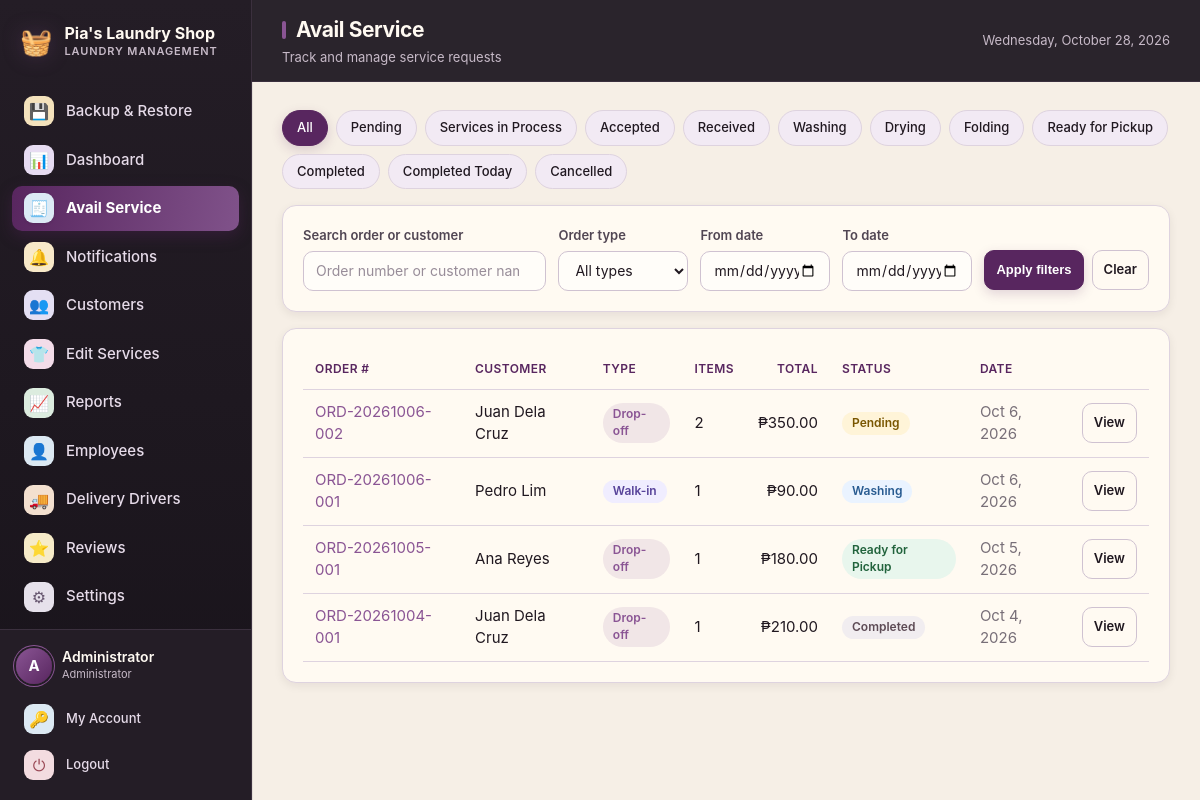
Screenshot of /orders.php (signed in) with the database file from the repository.
### tables this page shows
CREATE TABLE users (
  id          INT UNSIGNED NOT NULL AUTO_INCREMENT,
  full_name   VARCHAR(100) NOT NULL,
  username    VARCHAR(50)  NOT NULL,
  password    VARCHAR(255) NOT NULL,
  email       VARCHAR(120) DEFAULT NULL,
  phone       VARCHAR(30)  DEFAULT NULL,
  role        ENUM('admin','staff') NOT NULL DEFAULT 'staff',
  is_active   TINYINT(1)   NOT NULL DEFAULT 1,
  created_at  DATETIME     NOT NULL DEFAULT CURRENT_TIMESTAMP,
  PRIMARY KEY (id),
  UNIQUE KEY uq_users_username (username)
);

CREATE TABLE orders (
  id              INT UNSIGNED NOT NULL AUTO_INCREMENT,
  order_number    VARCHAR(40)  NOT NULL,
  customer_id     INT UNSIGNED DEFAULT NULL,
  customer_name   VARCHAR(100) DEFAULT NULL,
  pickup_address  VARCHAR(255) DEFAULT NULL,
  delivery_address VARCHAR(255) DEFAULT NULL,
  order_type      VARCHAR(30) NOT NULL DEFAULT 'walk_in',
  status          ENUM('pending','washing','ready','picked_up','cancelled') NOT NULL DEFAULT 'pending',
  subtotal        DECIMAL(10,2) NOT NULL DEFAULT 0.00,
  discount        DECIMAL(10,2) NOT NULL DEFAULT 0.00,
  total           DECIMAL(10,2) NOT NULL DEFAULT 0.00,
  amount_paid     DECIMAL(10,2) NOT NULL DEFAULT 0.00,
  change_due      DECIMAL(10,2) NOT NULL DEFAULT 0.00,
  payment_method  VARCHAR(30)  NOT NULL DEFAULT 'cash',
  expected_pickup DATETIME     DEFAULT NULL,
  notes           VARCHAR(255) DEFAULT NULL,
  created_by      INT UNSIGNED DEFAULT NULL,
  created_at      DATETIME     NOT NULL DEFAULT CURRENT_TIMESTAMP,
  updated_at      DATETIME     NOT NULL DEFAULT CURRENT_TIMESTAMP ON UPDATE CURRENT_TIMESTAMP,
  PRIMARY KEY (id),
  UNIQUE KEY uq_orders_number (order_number),
  KEY idx_orders_status (status),
  KEY idx_orders_created (created_at),
  CONSTRAINT fk_orders_customer FOREIGN KEY (customer_id) REFERENCES customers(id) ON DELETE SET NULL,
  CONSTRAINT fk_orders_user     FOREIGN KEY (created_by)  REFERENCES users(id)     ON DELETE SET NULL
);

### includes/functions.php (called while the page is built, shortened)
<?php
function e($value): string
{
    return htmlspecialchars((string) $value, ENT_QUOTES, 'UTF-8');
}
function money($amount): string
{
    return '₱' . number_format((float) $amount, 2);
}
function get_setting(string $key, string $default = ''): string
{
    static $cache = null;
    if ($cache === null) {
        $cache = [];
        foreach (db()->query("SELECT `key`, `value` FROM settings") as $row) {
            $cache[$row['key']] = (string) $row['value'];
        }
    }
    return $cache[$key] ?? $default;
}
function asset_prefix(): string
{
    static $prefix = null;
    if ($prefix !== null) {
        return $prefix;
    }
    $appRoot   = realpath(__DIR__ . '/..');
    $scriptDir = realpath(dirname($_SERVER['SCRIPT_FILENAME'] ?? __FILE__));
    $prefix = '';
    if ($appRoot && $scriptDir && strpos($scriptDir, $appRoot) === 0) {
        $rel = trim(str_replace('\\', '/', substr($scriptDir, strlen($appRoot))), '/');
    }
    return $prefix;
}
function asset(string $path): string
{
    return asset_prefix() . ltrim($path, '/');
}
function order_status_labels(): array
{
    return [
        'pending'   => 'Pending',
        'confirmed' => 'Accepted',
        'picked_up_for_service' => 'Picked Up by Driver',
        'received' => 'Received at Shop',
        'weighing' => 'Weighing',
        'washing'   => 'Washing',
        'drying' => 'Drying',
        'folding' => 'Folding',
        'ready_for_pickup' => 'Ready for Pickup',
        'out_for_delivery' => 'Out for Delivery',
        'completed' => 'Completed',
        'ready'     => 'Ready for Pickup',
        'picked_up' => 'Completed',
        'cancelled' => 'Cancelled',
        'rejected' => 'Rejected',
    ];
}

### config/database.php (called while the page is built, shortened)
<?php
function db(): PDO
{
    static $pdo = null;
    if ($pdo === null) {
        try {
            $pdoOptions = [
                PDO::ATTR_ERRMODE            => PDO::ERRMODE_EXCEPTION,
                PDO::ATTR_DEFAULT_FETCH_MODE => PDO::FETCH_ASSOC,
                PDO::ATTR_EMULATE_PREPARES   => false,
            ];
            $dsn = 'mysql:host=' . DB_HOST . ';port=' . DB_PORT . ';dbname=' . DB_NAME . ';charset=' . DB_CHARSET;
            $environmentDatabaseName = getenv('DB_NAME');
            $railwayDatabaseName = getenv('MYSQLDATABASE');
            $useAutomaticLocalSelection = ($environmentDatabaseName === false || $environmentDatabaseName === '')
                && ($railwayDatabaseName === false || $railwayDatabaseName === '');
            if ($useAutomaticLocalSelection) {
                try {
                    $pdo = new PDO($dsn, DB_USER, DB_PASS, $pdoOptions);
                } catch (PDOException $e) {
                    $isUnknownDatabase = isset($e->errorInfo[1]) && (int) $e->errorInfo[1] === 1049;
                    if (!$isUnknownDatabase) {
                        throw $e;
                    }
                    $legacyDsn = 'mysql:host=' . DB_HOST . ';port=' . DB_PORT . ';dbname=laundry_pos;charset=' . DB_CHARSET;
                    $pdo = new PDO($legacyDsn, DB_USER, DB_PASS, $pdoOptions);
                    error_log('Using legacy laundry_pos database because laundry_pias is not present.');
                }
            } else {
                $pdo = new PDO($dsn, DB_USER, DB_PASS, $pdoOptions);
            }
        } catch (PDOException $e) {
            http_response_code(500);
            exit('<h2>Database connection failed</h2>'
                . '<p>Could not connect to MySQL. Please check that:</p>'
                . '<ul>'
                . '<li>The MySQL service is <strong>running</strong> - start it from the XAMPP Control Panel, or click Start All in Laragon.</li>'
                . '<li>The database <code>' . htmlspecialchars(DB_NAME) . '</code> exists (import <code>database/laundry_pos.sql</code>).</li>'
                . '<li>Credentials in <code>config/database.php</code> match your setup.</li>'
                . '</ul>'
                . '<p style="color:#888"><small>' . htmlspecialchars($e->getMessage()) . '</small></p>');
        }
    }
    return $pdo;
}

### includes/auth.php (called while the page is built, shortened)
<?php
require_once __DIR__ . '/../config/database.php';
require_once __DIR__ . '/functions.php';
function current_user(): ?array
{
    static $user = null;
    if ($user === null) {
        $stmt = db()->prepare("SELECT * FROM users WHERE id = ? AND is_active = 1");
        $stmt->execute([$_SESSION['user_id']]);
        $user = $stmt->fetch() ?: null;
    }
    return $user;
}
function require_login(): void
{
    if (!current_user()) {
        redirect('index.php');
    }
}

### orders.php (the view, shortened to what this page needs)
<?php
require_once __DIR__ . '/includes/auth.php';
require_login();
$pdo = db();
$status  = is_string($_GET['status'] ?? null) ? $_GET['status'] : '';
$search  = is_string($_GET['search'] ?? null) ? trim($_GET['search']) : '';
$type = $_GET['type'] ?? '';
$dateFrom = $_GET['date_from'] ?? '';
$dateTo = $_GET['date_to'] ?? '';
$validDate = static function ($value) { return is_string($value) && preg_match('/^\d{4}-\d{2}-\d{2}$/', $value) && strtotime($value) && date('Y-m-d', strtotime($value)) === $value; };
if (!$validDate($dateFrom)) $dateFrom = '';
if (!$validDate($dateTo)) $dateTo = '';
$page    = max(1, (int)($_GET['page'] ?? 1));
$perPage = 25;
$offset  = ($page - 1) * $perPage;
$where  = [];
$params = [];
if ($status === 'expected') {
    $where[] = "o.status IN ('pending','confirmed','received','weighing','washing','drying','folding','ready','ready_for_pickup','out_for_delivery')";
} elseif ($status === 'completed_today') {
    $where[] = "o.status IN ('completed','picked_up') AND DATE(o.completed_at) = CURDATE()";
} elseif (in_array($status, ['ready', 'ready_for_pickup'], true)) {
    $where[] = "o.status IN ('ready','ready_for_pickup')";
} elseif (in_array($status, array_keys(order_status_labels()), true)) {
    $where[] = "o.status = ?";
    $params[] = $status;
} else { $status = ''; }
if (in_array($type, ['walk_in', 'drop_off', 'pickup_request', 'delivery_request'], true)) {
    $where[] = 'o.order_type = ?';
    $params[] = $type;
} else { $type = ''; }
$whereSql = $where ? 'WHERE ' . implode(' AND ', $where) : '';
$stmt = $pdo->prepare(
    "SELECT o.*, (SELECT COUNT(*) FROM order_items oi WHERE oi.order_id = o.id) AS item_count
     FROM orders o
     $whereSql
     ORDER BY o.id DESC
     LIMIT $perPage OFFSET $offset"
);
$stmt->execute($params);
$orders = $stmt->fetchAll();
$tabs = [
    ''          => 'All',
    'pending'   => 'Pending',
    'expected'  => 'Services in Process',
    'confirmed' => 'Accepted',
    'received'  => 'Received',
    'washing'   => 'Washing',
    'drying'    => 'Drying',
    'folding'   => 'Folding',
    'ready'     => 'Ready for Pickup',
    'completed' => 'Completed',
    'completed_today' => 'Completed Today',
    'cancelled' => 'Cancelled',
];
$statusLabels = order_status_labels();
$pageTitle = 'Avail Service';
$pageSubtitle = 'Track and manage service requests';
include __DIR__ . '/includes/header.php';
?>
<div class="row-between mb-16">
  <div class="pill-tabs">
    <?php foreach ($tabs as $val => $label): ?>
      <a class="pill <?= $status === $val ? 'active' : '' ?>"
         href="orders.php?<?= $val === '' ? '' : 'status=' . e($val) ?><?= $search !== '' ? '&search=' . urlencode($search) : '' ?><?= $type !== '' ? '&type=' . urlencode($type) : '' ?><?= $dateFrom !== '' ? '&date_from=' . urlencode($dateFrom) : '' ?><?= $dateTo !== '' ? '&date_to=' . urlencode($dateTo) : '' ?>">
        <?= e($label) ?>
      </a>
    <?php endforeach; ?>
  </div>
</div>
<form method="get" action="orders.php" class="card order-filters mb-16">
  <div><label for="orderSearch">Search order or customer</label><input id="orderSearch" type="search" name="search" placeholder="Order number or customer name" value="<?= e($search) ?>"></div>
  <div><label for="orderTypeFilter">Order type</label><select id="orderTypeFilter" name="type"><option value="">All types</option></select></div>
  <div><label for="dateFrom">From date</label><input type="date" id="dateFrom" name="date_from" value="<?= e($dateFrom) ?>"></div>
  <div><label for="dateTo">To date</label><input type="date" id="dateTo" name="date_to" value="<?= e($dateTo) ?>"></div>
  <div class="filter-actions"><button class="btn btn-primary btn-sm" type="submit">Apply filters</button><a class="btn btn-outline btn-sm" href="orders.php">Clear</a></div>
</form>
<div class="card">
  <div class="table-wrap">
    <table>
      <thead>
        <tr>
          <th>Order #</th><th>Customer</th><th>Type</th><th>Items</th>
          <th class="num">Total</th><th>Status</th><th>Date</th><th></th>
        </tr>
      </thead>
      <tbody>
        <?php foreach ($orders as $o): ?>
        <tr class="order-row" data-order-url="order_view.php?id=<?= (int)$o['id'] ?>" tabindex="0" role="link" aria-label="Open order <?= e($o['order_number']) ?>">
          <td><a href="order_view.php?id=<?= (int)$o['id'] ?>"><?= e($o['order_number']) ?></a></td>
          <td><?= e($o['customer_name'] ?: 'Walk-in') ?></td>
          <td><span class="badge badge-<?= e($o['order_type']) ?>"><?= $o['order_type'] === 'pickup_request' ? 'Pick-up Request' : ($o['order_type'] === 'delivery_request' ? 'Delivery Request' : ($o['order_type'] === 'drop_off' ? 'Drop-off' : 'Walk-in')) ?></span></td>
          <td><?= (int)$o['item_count'] ?></td>
          <td class="num"><?= money($o['total']) ?></td>
          <td><span class="badge badge-<?= e($o['status']) ?>"><?= e($o['status'] === 'ready_for_pickup' && $o['order_type'] === 'delivery_request' ? 'Ready for Delivery' : ($statusLabels[$o['status']] ?? $o['status'])) ?></span></td>
          <td class="muted"><?= e(date('M j, Y', strtotime($o['created_at']))) ?></td>
          <td class="right">
            <a class="btn btn-outline btn-sm" href="order_view.php?id=<?= (int)$o['id'] ?>">View</a>
          </td>
        </tr>
        <?php endforeach; ?>
      </tbody>
    </table>
  </div>
</div>
<?php include __DIR__ . '/includes/footer.php'; ?>

### includes/header.php (shortened to what this page needs)
<?php
$user     = current_user();
$shopName = get_setting('shop_name', "Pia's Laundry Shop");
$active   = basename($_SERVER['PHP_SELF'] ?? '');
$prefix   = asset_prefix();
$nav = [
    ['Backup & Restore', 'backup.php', '&#128190;', true],
    ['Dashboard',    'dashboard.php',  '&#128202;', false],
    ['Avail Service','orders.php',     '&#129534;', false],
    ['Notifications','notifications.php','&#128276;', false],
    ['Customers',    'customers.php',  '&#128101;', false],
    ['Edit Services','services.php',   '&#128085;', true],
    ['Reports',      'reports.php',    '&#128200;', true],
    ['Employees',    'employees.php',  '&#128100;', true],
    ['Delivery Drivers', 'delivery_drivers.php', '&#128666;', false],
    ['Reviews',      'reviews.php',     '&#11088;', true],
    ['Settings',     'settings.php',   '&#9881;', true],
];
?>
<!DOCTYPE html>
<html lang="en">
<head>
<link rel="stylesheet" href="<?= e(asset('assets/css/style.css')) ?>?v=status-timeline-20261019">
</head>
<body>
<div class="app">
  <aside class="sidebar" id="sidebar" aria-label="Main navigation">
    <div class="brand">
      <span class="brand-icon">&#129530;</span>
      <div class="brand-text">
        <div class="brand-name"><?= e($shopName) ?></div>
        <div class="brand-sub">Laundry Management</div>
      </div>
    </div>
    <nav class="nav">
      <?php foreach ($nav as $item):
          [$label, $href, $icon, $adminOnly] = $item; $iconClass = 'nav-icon-' . preg_replace('/[^a-z0-9_-]/i', '', pathinfo($href, PATHINFO_FILENAME));
          $isActive = ($active === $href || $active === basename($href)) ? ' active' : '';
      ?>
      <a class="nav-link<?= $isActive ?>" href="<?= e($prefix . $href) ?>">
        <span class="nav-icon <?= e($iconClass) ?>"><?= $icon ?></span>
        <span><?= e($label) ?></span>
      </a>
      <?php endforeach; ?>
    </nav>
    <div class="sidebar-footer">
      <div class="user-chip">
        <div class="avatar"><?= e(strtoupper(substr($user['full_name'], 0, 1))) ?></div>
        <div class="user-meta">
          <div class="user-name"><?= e($user['full_name']) ?></div>
          <div class="user-role"><?= $user['role'] === 'admin' ? 'Administrator' : 'Staff' ?></div>
        </div>
      </div>
      <a class="nav-link small" href="<?= e($prefix) ?>profile.php"><span class="nav-icon nav-icon-profile">&#128273;</span><span>My Account</span></a>
      <a class="nav-link small" href="<?= e($prefix) ?>logout.php"><span class="nav-icon nav-icon-logout">&#9211;</span><span>Logout</span></a>
    </div>
  </aside>
  <div class="main">
    <header class="topbar">
      <div class="topbar-title">
        <h1><?= isset($pageTitle) ? e($pageTitle) : 'Dashboard' ?></h1>
        <?php if (isset($pageSubtitle)): ?><p><?= e($pageSubtitle) ?></p><?php endif; ?>
      </div>
      <div class="topbar-right">
        <span class="today"><?= e(date('l, F j, Y')) ?></span>
      </div>
    </header>
    <main class="content">

### rows the page displays
users: full_name "A", full_name "Administrator"
orders: order_number "ORD-20261006-002", customer_name "Juan Dela Cruz", order_type "Drop-off", item_count "2", total "₱350.00", status "Pending", created_at "Oct 6, 2026"
orders: order_number "ORD-20261006-001", customer_name "Pedro Lim", order_type "Walk-in", item_count "1", total "₱90.00", status "Washing", created_at "Oct 6, 2026"
orders: order_number "ORD-20261005-001", customer_name "Ana Reyes", order_type "Drop-off", item_count "1", total "₱180.00", status "Ready for Pickup", created_at "Oct 5, 2026"
orders: order_number "ORD-20261004-001", customer_name "Juan Dela Cruz", order_type "Drop-off", item_count "1", total "₱210.00", status "Completed", created_at "Oct 4, 2026"

### other values shown
$shopName "Pia's Laundry Shop"
$icon "💾"
$label "Backup & Restore"
$icon "📊"
$label "Dashboard"
$icon "🧾"
$label "Avail Service"
$icon "🔔"
$label "Notifications"
$icon "👥"
$label "Customers"
$icon "👕"
$label "Edit Services"
$icon "📈"
$label "Reports"
